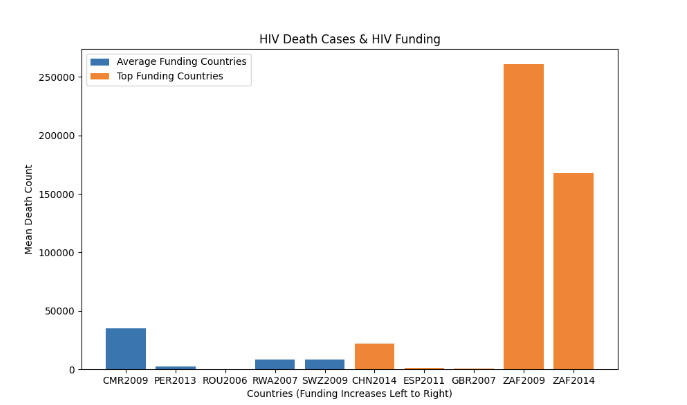

Write Python code to recreate this figure.

import mysql.connector
import pandas as pd
import matplotlib.pyplot as plt

cnx = mysql.connector.connect(user='root', password='password', host='localhost', database='306_step2')

# Query the data from the views
query = "SELECT ISOYEAR, death_num FROM AverageFunding"
cursor = cnx.cursor()
cursor.execute(query)
avgfund_death_data = cursor.fetchall()

query = "SELECT ISOYEAR, death_num FROM TopFunding"
cursor.execute(query)
topfund_death_data = cursor.fetchall()

# Convert the data to pandas DataFrame
Average_Funding_Countries = pd.DataFrame(avgfund_death_data, columns=['ISOYEAR', 'death_num'])
Top_Funding_Countries = pd.DataFrame(topfund_death_data, columns=['ISOYEAR', 'death_num'])

# Calculate the mean death count by year
avg_death_by_year_avgfund = Average_Funding_Countries.groupby('ISOYEAR')['death_num'].mean().reset_index()
avg_death_by_year_topfund = Top_Funding_Countries.groupby('ISOYEAR')['death_num'].mean().reset_index()

# Plot the data
plt.figure(figsize=(10, 6))

# Bar plot for avgfund_death
plt.bar(avg_death_by_year_avgfund['ISOYEAR'], avg_death_by_year_avgfund['death_num'], label='Average Funding Countries')

# Bar plot for topfund_death
plt.bar(avg_death_by_year_topfund['ISOYEAR'], avg_death_by_year_topfund['death_num'], label='Top Funding Countries')

# Set labels and title
plt.xlabel('Countries (Funding Increases Left to Right)')
plt.ylabel('Mean Death Count')
plt.title('HIV Death Cases & HIV Funding')

# Show legend
plt.legend()

# Display the plot
plt.show()

# Close the MySQL connection
cursor.close()
cnx.close()
